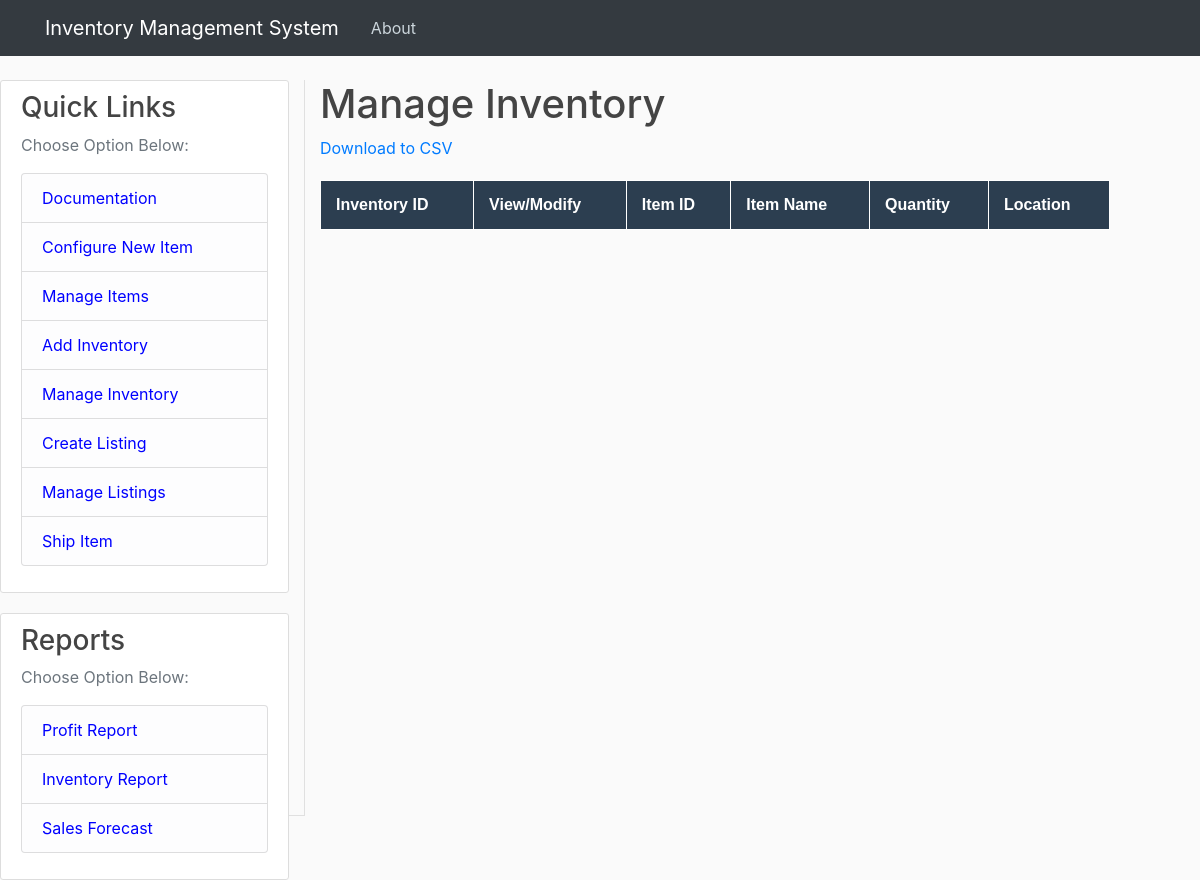
Page /inventory_list on the earlier database version.
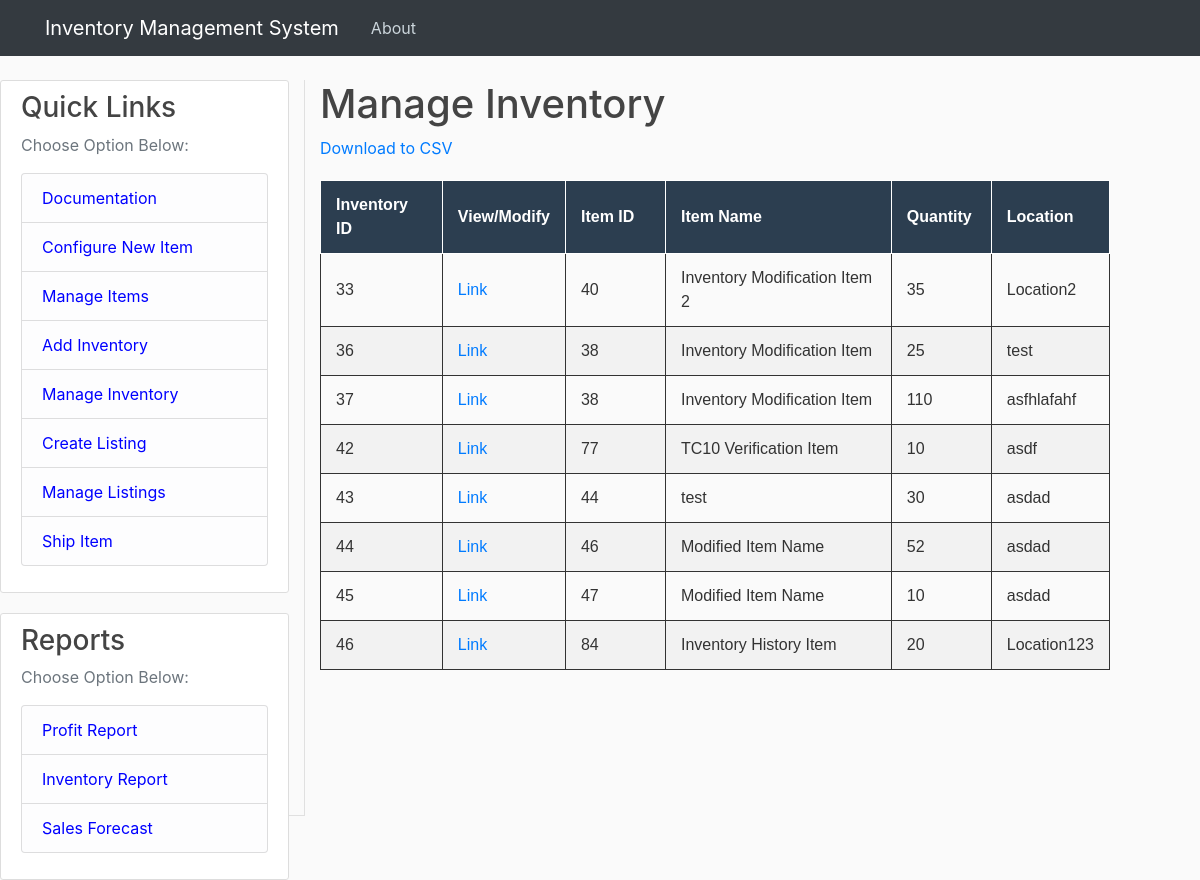
Same page on the later database version.
### tables this page shows
CREATE TABLE "inventory" (
	inventory_id INTEGER NOT NULL PRIMARY KEY AUTOINCREMENT,
	quantity INTEGER,
	item_id INTEGER, location_string TEXT, unit_price REAL,
	CONSTRAINT NewTable_items_FK FOREIGN KEY (item_id) REFERENCES items(item_id)
);

CREATE TABLE items (
	item_id INTEGER NOT NULL PRIMARY KEY AUTOINCREMENT,
	item_name TEXT,
	item_description TEXT
);

### inventoryWebApp.py (the view)
@app.route("/inventory_list", methods=['GET', 'POST'])
def inventory_list():
    inventory = get_inventory()     # Retrieving all data from inventory database
    items = get_items()     # Retrieving all data from the items database
    if len(inventory) > 0:  # Verifying there are entries in inventory table, else return blank list
        df_inventory = pd.DataFrame(inventory)  # Converting inventory and Items to DataFrames to join
        df_items = pd.DataFrame(items)
        df_merge = pd.merge(df_inventory, df_items, how='inner', on='item_id')  # Joining to bring in item_name
        df_merge = df_merge[['inventory_id', 'item_id', 'item_name', 'quantity', 'location_string']]    # Reducing to just necessary columns
        json_output = df_merge.to_dict(orient='records')
    else:
        json_output = []
    return render_template('inventory_list.html', json_data=json_output)

### inventoryDbFunctions.py (called while the page is built)
def create_connection(db_file=None):
    if db_file:
        print(db_file)
    else:
        db_file = prod_db_file
    conn2 = sqlite3.connect(db_file)
    return conn2

def get_items(item_id=0, db_file=None):
    items = []
    try:
        conn = create_connection(db_file)
        conn.row_factory = sqlite3.Row
        cur = conn.cursor()
        if item_id == 0:
            cur.execute("SELECT * FROM ITEMS")
        else:
            id_str = str(item_id)
            cur.execute("SELECT * FROM ITEMS WHERE item_id = " + id_str)
        rows = cur.fetchall()
        for i in rows:
            item = {}
            item["item_id"] = i["item_id"]
            item["item_name"] = i["item_name"]
            item["item_description"] = i["item_description"]
            items.append(item)
        conn.close()
    except:
        print("Error in get_items function")
    return items

### templates/inventory_list.html (shortened to what this page needs)
{% extends "layout.html" %}
{% block content %}
<body>
  <h1> Manage Inventory</h1>
  <div>
    <a href="{{ url_for('download_inventory_csv') }}">Download to CSV</a>
    <br>
  </div>
  <table border = "1">
    <thread>
      <tr>
        <th style = "border:solid 1px;"> Inventory ID</th>
        <th style = "border:solid 1px;"> View/Modify</th>
        <th style = "border:solid 1px;"> Item ID</th>
        <th style = "border:solid 1px;"> Item Name</th>
        <th style = "border:solid 1px;"> Quantity</th>
        <th style = "border:solid 1px;"> Location</th>
      </tr>
    </thread>
    <tbody>
      {% for entry in json_data %}
        <tr>
          <td style = "min-width: 100px; max-width:300px;">{{ entry.inventory_id }}</td>
          <td style = "min-width: 100px; max-width:300px;"><a href="{{ url_for('modify_inventory', index = entry.inventory_id) }}">Link</a></td>
          <td style = "min-width: 100px; max-width:300px;">{{ entry.item_id }}</td>
          <td style = "min-width: 100px; max-width:300px;">{{ entry.item_name }}</td>
          <td style = "min-width: 100px; max-width:300px;">{{ entry.quantity }}</td>
          <td style = "min-width: 100px; max-width:300px;">{{ entry.location_string }}</td>
        </tr>
      {% endfor %}
    </tbody>
  </table>
</body>
{% endblock %}

Differences in the rows shown:
now on this page (row edited): inventory: inventory_id "33", item_id "40", item_name "Inventory Modification Item 2", quantity "35", location_string "Location2"
added inventory: inventory_id "36", item_id "38", item_name "Inventory Modification Item", quantity "25", location_string "test"
added inventory: inventory_id "37", item_id "38", item_name "Inventory Modification Item", quantity "110", location_string "asfhlafahf"
added inventory: inventory_id "42", item_id "77", item_name "TC10 Verification Item", quantity "10", location_string "asdf"
added inventory: inventory_id "43", item_id "44", item_name "test", quantity "30", location_string "asdad"
added inventory: inventory_id "44", item_id "46", item_name "Modified Item Name", quantity "52", location_string "asdad"
added inventory: inventory_id "45", item_id "47", item_name "Modified Item Name", quantity "10", location_string "asdad"
added inventory: inventory_id "46", item_id "84", item_name "Inventory History Item", quantity "20", location_string "Location123"
